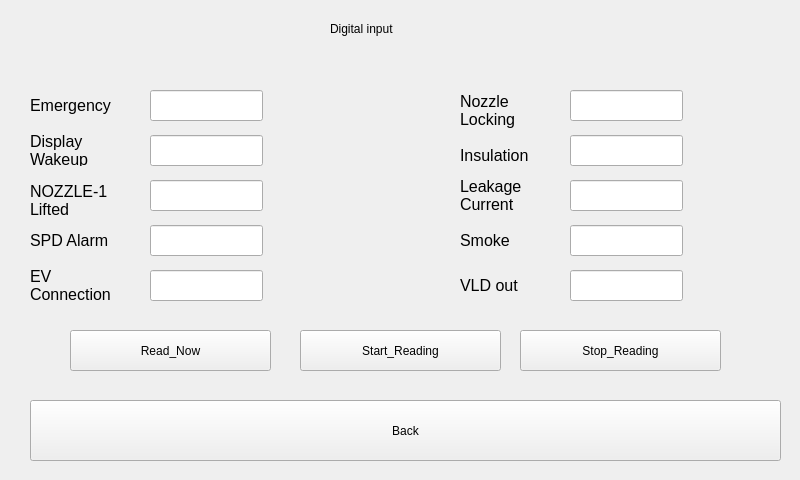
<?xml version="1.0" encoding="UTF-8"?>
<ui version="4.0">
 <class>dinForm</class>
 <widget class="QWidget" name="dinForm">
  <property name="geometry">
   <rect>
    <x>0</x>
    <y>0</y>
    <width>800</width>
    <height>480</height>
   </rect>
  </property>
  <property name="windowTitle">
   <string>Form</string>
  </property>
  <widget class="QLabel" name="label_4">
   <property name="geometry">
    <rect>
     <x>30</x>
     <y>135</y>
     <width>116</width>
     <height>31</height>
    </rect>
   </property>
   <property name="font">
    <font>
     <pointsize>12</pointsize>
    </font>
   </property>
   <property name="text">
    <string>Display 
Wakeup</string>
   </property>
  </widget>
  <widget class="QLineEdit" name="lineEdit_on_off">
   <property name="geometry">
    <rect>
     <x>150</x>
     <y>135</y>
     <width>113</width>
     <height>31</height>
    </rect>
   </property>
   <property name="readOnly">
    <bool>true</bool>
   </property>
  </widget>
  <widget class="QLabel" name="label_3">
   <property name="geometry">
    <rect>
     <x>30</x>
     <y>90</y>
     <width>111</width>
     <height>31</height>
    </rect>
   </property>
   <property name="font">
    <font>
     <pointsize>12</pointsize>
    </font>
   </property>
   <property name="text">
    <string>Emergency</string>
   </property>
  </widget>
  <widget class="QLineEdit" name="lineEdit_nzl1_locking">
   <property name="geometry">
    <rect>
     <x>570</x>
     <y>90</y>
     <width>113</width>
     <height>31</height>
    </rect>
   </property>
   <property name="readOnly">
    <bool>true</bool>
   </property>
  </widget>
  <widget class="QLabel" name="label_8">
   <property name="geometry">
    <rect>
     <x>460</x>
     <y>225</y>
     <width>61</width>
     <height>31</height>
    </rect>
   </property>
   <property name="font">
    <font>
     <pointsize>12</pointsize>
    </font>
   </property>
   <property name="text">
    <string>Smoke</string>
   </property>
  </widget>
  <widget class="QLineEdit" name="lineEdit_leakage">
   <property name="geometry">
    <rect>
     <x>570</x>
     <y>180</y>
     <width>113</width>
     <height>31</height>
    </rect>
   </property>
   <property name="readOnly">
    <bool>true</bool>
   </property>
  </widget>
  <widget class="QLineEdit" name="lineEdit_smoke">
   <property name="geometry">
    <rect>
     <x>570</x>
     <y>225</y>
     <width>113</width>
     <height>31</height>
    </rect>
   </property>
   <property name="readOnly">
    <bool>true</bool>
   </property>
  </widget>
  <widget class="QLabel" name="label_7">
   <property name="geometry">
    <rect>
     <x>30</x>
     <y>225</y>
     <width>91</width>
     <height>31</height>
    </rect>
   </property>
   <property name="font">
    <font>
     <pointsize>12</pointsize>
    </font>
   </property>
   <property name="text">
    <string>SPD Alarm</string>
   </property>
  </widget>
  <widget class="QLineEdit" name="lineEdit_spd_alarm">
   <property name="geometry">
    <rect>
     <x>150</x>
     <y>225</y>
     <width>113</width>
     <height>31</height>
    </rect>
   </property>
   <property name="readOnly">
    <bool>true</bool>
   </property>
  </widget>
  <widget class="QLabel" name="label_14">
   <property name="geometry">
    <rect>
     <x>460</x>
     <y>135</y>
     <width>101</width>
     <height>41</height>
    </rect>
   </property>
   <property name="font">
    <font>
     <pointsize>12</pointsize>
    </font>
   </property>
   <property name="text">
    <string>Insulation</string>
   </property>
  </widget>
  <widget class="QLineEdit" name="lineEdit_emergency">
   <property name="geometry">
    <rect>
     <x>150</x>
     <y>90</y>
     <width>113</width>
     <height>31</height>
    </rect>
   </property>
   <property name="readOnly">
    <bool>true</bool>
   </property>
  </widget>
  <widget class="QLabel" name="label_5">
   <property name="geometry">
    <rect>
     <x>30</x>
     <y>180</y>
     <width>101</width>
     <height>41</height>
    </rect>
   </property>
   <property name="font">
    <font>
     <pointsize>12</pointsize>
    </font>
   </property>
   <property name="text">
    <string>NOZZLE-1
Lifted</string>
   </property>
  </widget>
  <widget class="QLabel" name="label_12">
   <property name="geometry">
    <rect>
     <x>460</x>
     <y>180</y>
     <width>111</width>
     <height>31</height>
    </rect>
   </property>
   <property name="font">
    <font>
     <pointsize>12</pointsize>
    </font>
   </property>
   <property name="text">
    <string>Leakage 
Current</string>
   </property>
  </widget>
  <widget class="QLineEdit" name="lineEdit_nz1_lifted">
   <property name="geometry">
    <rect>
     <x>150</x>
     <y>180</y>
     <width>113</width>
     <height>31</height>
    </rect>
   </property>
   <property name="readOnly">
    <bool>true</bool>
   </property>
  </widget>
  <widget class="QLabel" name="label_10">
   <property name="geometry">
    <rect>
     <x>460</x>
     <y>80</y>
     <width>101</width>
     <height>61</height>
    </rect>
   </property>
   <property name="font">
    <font>
     <pointsize>12</pointsize>
    </font>
   </property>
   <property name="text">
    <string>Nozzle 
Locking</string>
   </property>
  </widget>
  <widget class="QLineEdit" name="lineEdit_insulation">
   <property name="geometry">
    <rect>
     <x>570</x>
     <y>135</y>
     <width>113</width>
     <height>31</height>
    </rect>
   </property>
   <property name="readOnly">
    <bool>true</bool>
   </property>
  </widget>
  <widget class="QPushButton" name="dibackButton">
   <property name="geometry">
    <rect>
     <x>30</x>
     <y>400</y>
     <width>751</width>
     <height>61</height>
    </rect>
   </property>
   <property name="text">
    <string>Back</string>
   </property>
  </widget>
  <widget class="QLabel" name="label">
   <property name="geometry">
    <rect>
     <x>330</x>
     <y>20</y>
     <width>121</width>
     <height>17</height>
    </rect>
   </property>
   <property name="text">
    <string>Digital input</string>
   </property>
  </widget>
  <widget class="QPushButton" name="startDinButton">
   <property name="geometry">
    <rect>
     <x>300</x>
     <y>330</y>
     <width>201</width>
     <height>41</height>
    </rect>
   </property>
   <property name="text">
    <string>Start_Reading</string>
   </property>
  </widget>
  <widget class="QPushButton" name="stopDinButton">
   <property name="geometry">
    <rect>
     <x>520</x>
     <y>330</y>
     <width>201</width>
     <height>41</height>
    </rect>
   </property>
   <property name="text">
    <string>Stop_Reading</string>
   </property>
  </widget>
  <widget class="QPushButton" name="readDinNowButton">
   <property name="geometry">
    <rect>
     <x>70</x>
     <y>330</y>
     <width>201</width>
     <height>41</height>
    </rect>
   </property>
   <property name="text">
    <string>Read_Now</string>
   </property>
  </widget>
  <widget class="QLineEdit" name="lineEdit_vld">
   <property name="geometry">
    <rect>
     <x>570</x>
     <y>270</y>
     <width>113</width>
     <height>31</height>
    </rect>
   </property>
   <property name="readOnly">
    <bool>true</bool>
   </property>
  </widget>
  <widget class="QLabel" name="label_9">
   <property name="geometry">
    <rect>
     <x>460</x>
     <y>270</y>
     <width>61</width>
     <height>31</height>
    </rect>
   </property>
   <property name="font">
    <font>
     <pointsize>12</pointsize>
    </font>
   </property>
   <property name="text">
    <string>VLD out</string>
   </property>
  </widget>
  <widget class="QLabel" name="label_11">
   <property name="geometry">
    <rect>
     <x>30</x>
     <y>270</y>
     <width>91</width>
     <height>31</height>
    </rect>
   </property>
   <property name="font">
    <font>
     <pointsize>12</pointsize>
    </font>
   </property>
   <property name="text">
    <string>EV
Connection</string>
   </property>
  </widget>
  <widget class="QLineEdit" name="lineEdit_evConnection">
   <property name="geometry">
    <rect>
     <x>150</x>
     <y>270</y>
     <width>113</width>
     <height>31</height>
    </rect>
   </property>
   <property name="readOnly">
    <bool>true</bool>
   </property>
  </widget>
 </widget>
 <resources/>
 <connections/>
</ui>
